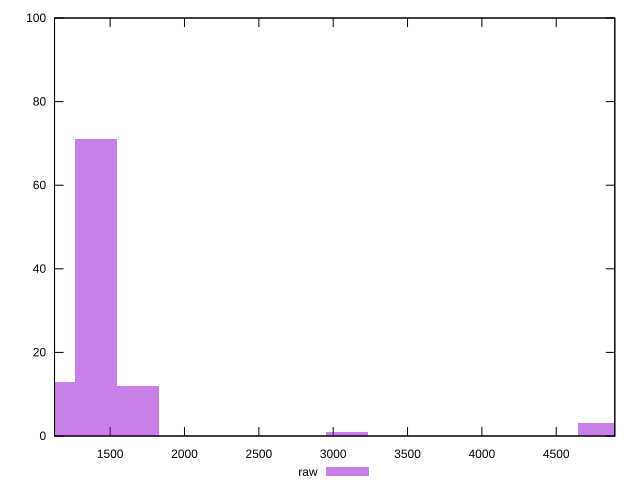

Source code (gnuplot):
reset

$raw <<EOF
1125.7194327668979 13
1407.1492909586223 71
4784.307589259316 3
1688.579149150347 12
3095.728440108969 1
EOF

set key outside below
set boxwidth 281.42985819172446
set xrange [1126:4894]
set yrange [0:100]
set trange [0:100]
set style fill transparent solid 0.5 noborder
set terminal svg size 640, 490 enhanced background rgb 'white'
set output "reprap/render-blocking-resources/samples/pages+cached/raw/histogram.svg"

plot $raw title "raw" with boxes

reset
